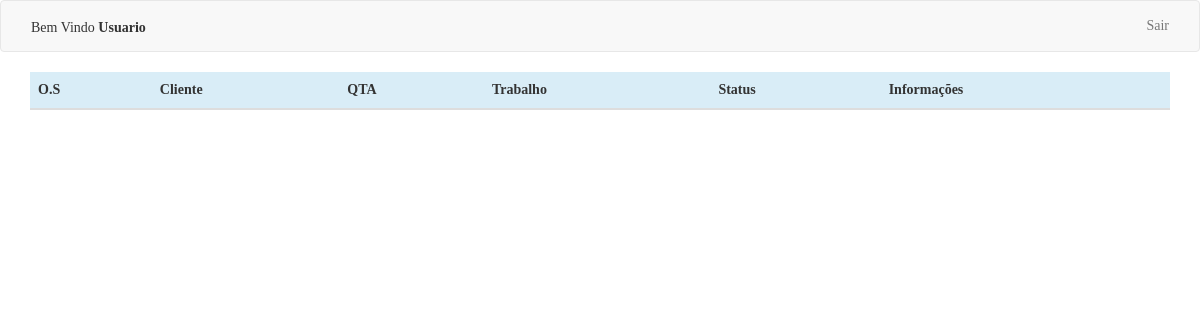
The app's page /roles/financeiro (signed in), older data.
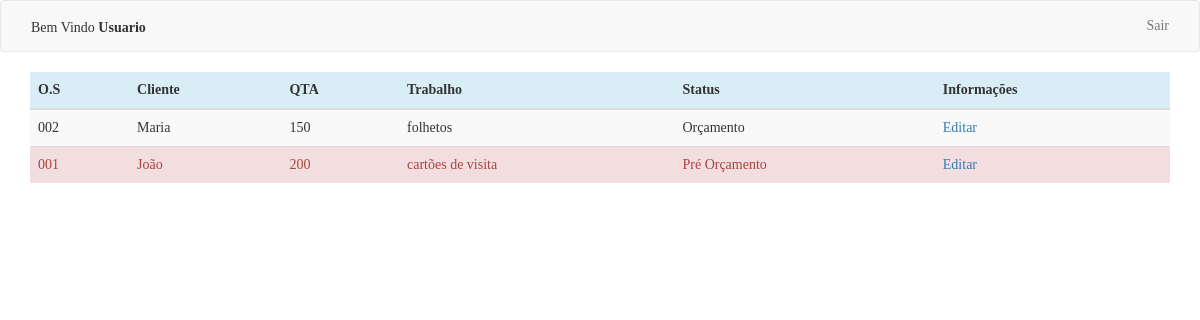
The same page, newer data.
### tables this page shows
CREATE TABLE `financeiro` (
  `id` int(11) NOT NULL,
  `id_projeto` int(11) NOT NULL,
  `status_id` int(11) NOT NULL,
  `valor` float NOT NULL,
  `aprovado` int(1) DEFAULT NULL,
  `data` date NOT NULL
);

CREATE TABLE `projeto` (
  `id` int(11) NOT NULL,
  `cod_projeto` varchar(5) NOT NULL,
  `quantidade` int(11) NOT NULL,
  `descricao` varchar(250) NOT NULL,
  `ativo` tinyint(1) NOT NULL,
  `nome_cliente` varchar(50) NOT NULL,
  `observacao` varchar(300) NOT NULL
);

CREATE TABLE `status` (
  `id` int(11) NOT NULL,
  `nome` varchar(30) NOT NULL
);

### roles/financeiro/index.php (the view)
<?php
  include '../inc/header.php';
  include '../../config/config.php';
  $sql = "SELECT
            P.*,
            S.nome,
            F.id_projeto,
            F.aprovado,
            F.valor,
            F.status_id
          FROM
            projeto P
          INNER JOIN
            financeiro F
          ON
            F.id_projeto = P.id
          INNER JOIN
            status S
          ON
            S.id = F.status_id
          WHERE
            F.aprovado <> '1'
          ORDER BY
            F.id desc
          ";
  $result = mysqli_query($connect,$sql);
?>
<div class="container" style="margin-top:10px">
  <div class="row">
    <div class="col-md-12">
      <div class="table-responsive">
        <table class="table table-striped">
          <thead>
            <tr class='info'>
              <th>O.S</th>
              <th>Cliente</th>
              <th>QTA</th>
              <th>Trabalho</th>
              <th>Status</th>
              <th>Informações</th>
            </tr>
          </thead>
          <tbody>
            <?php
                while($consulta = mysqli_fetch_array($result)) {
                  $classAtivo = '';
                  if ($consulta['ativo'] != 1) {
                    $classAtivo = 'danger alert-danger';
                  }
                  echo '<tr class="'.$classAtivo.'">
                      <td>' .  $consulta['cod_projeto'] . '</td>
                      <td>' .  utf8_encode($consulta['nome_cliente']) . '</td>
                      <td>' .  $consulta['quantidade'] . '</td>
                      <td>' .  utf8_encode($consulta['descricao']) . '</td>
                      <td>' .  utf8_encode($consulta['nome']) . '</td>
                      <td><a href="edit.php?id='.$consulta['id'].'">Editar</a></td>
                  </tr>';
                }
            ?>
          </tbody>
        </table>
      </div>
    </div>
  </div>
</div>
<?php include '../inc/footer.php'; ?>

Row changes from the older to the newer data that the page shows:
added financeiro: id_projeto.cod_projeto "002", id_projeto.nome_cliente "Maria", id_projeto.quantidade "150", id_projeto.descricao "folhetos", status.nome "Orçamento"
added financeiro: id_projeto.cod_projeto "001", id_projeto.nome_cliente "João", id_projeto.quantidade "200", id_projeto.descricao "cartões de visita", status.nome "Pré Orçamento"
